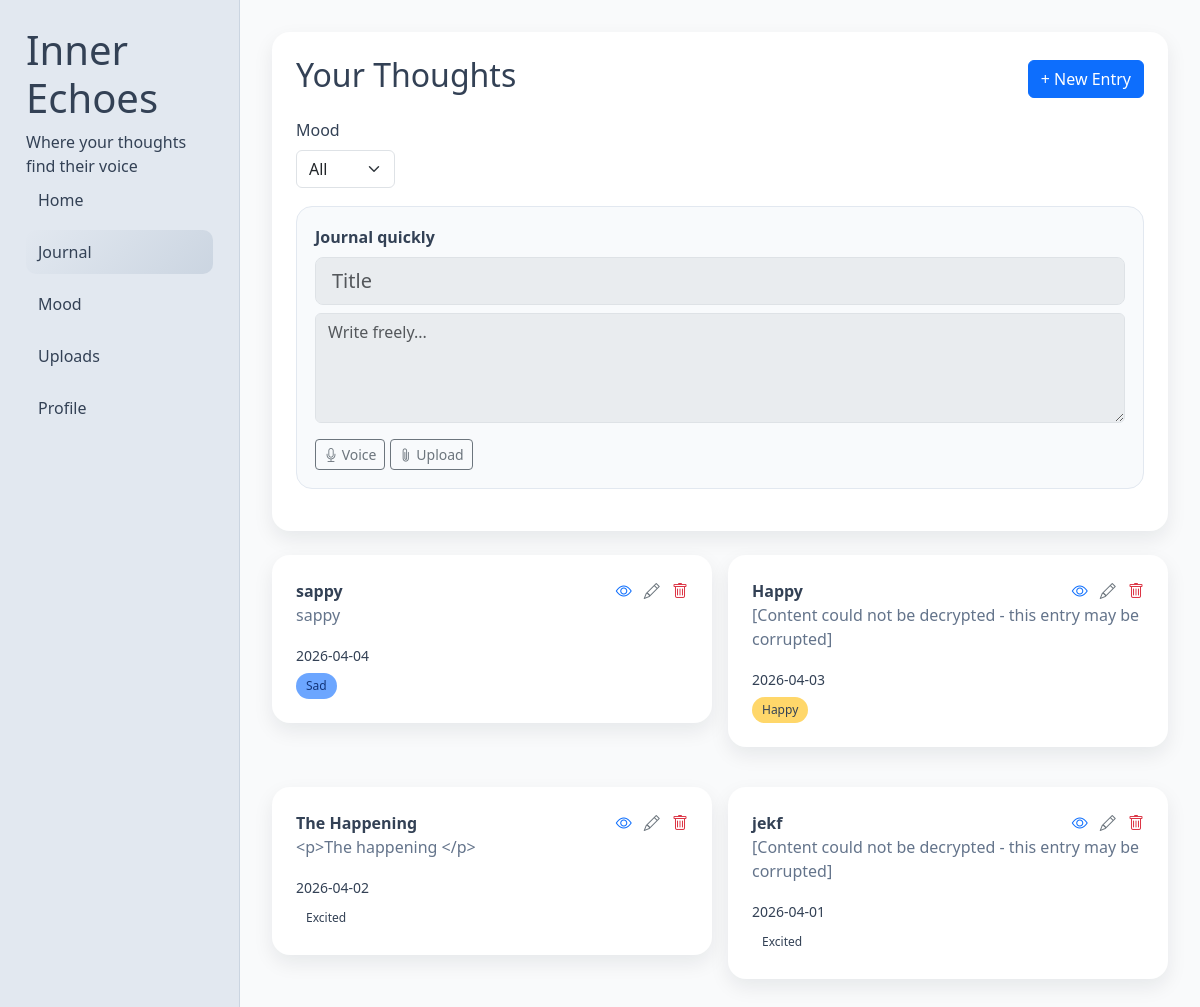
Page /journal (signed in) on the committed database.
### tables this page shows
CREATE TABLE entries (
        id INTEGER PRIMARY KEY AUTOINCREMENT,
        username TEXT,
        title TEXT,
        content TEXT,
        mood TEXT,
        date TEXT,
        file TEXT, tags TEXT,
        FOREIGN KEY (username) REFERENCES users (username)
    );

### app.py (the view)
@app.route('/journal')
def journal():
    if not session.get('logged_in'):
        return redirect('/login')
    username = session.get('username')
    mood_filter = request.args.get('mood', 'all')
    entries = sorted(get_user_entries(username), key=lambda e: e['date'], reverse=True)
    if mood_filter != 'all':
        entries = [e for e in entries if e.get('mood') == mood_filter]
    return render_template('journal.html', entries=entries, current_mood=session.get('mood', 'happy'), mood_filter=mood_filter)

### app.py (called while the page is built)
def decrypt_text(encrypted_text):
    return cipher.decrypt(encrypted_text.encode()).decode()

def get_user_entries(username):
    conn = sqlite3.connect(DB_FILE)
    c = conn.cursor()
    c.execute('SELECT id, title, content, mood, date, file, tags FROM entries WHERE username = ? ORDER BY date DESC', (username,))
    rows = c.fetchall()
    conn.close()
    entries = []
    for row in rows:
        try:
            decrypted_content = decrypt_text(row[2])
        except Exception as e:
            print(f"Decryption failed for entry {row[0]}: {e}")
            decrypted_content = "[Content could not be decrypted - this entry may be corrupted]"
        entries.append({
            'id': row[0],
            'title': row[1],
            'content': decrypted_content,
            'mood': row[3],
            'date': row[4],
            'file': row[5],
            'tags': row[6] or ''
        })
    return entries

### templates/journal.html (shortened to what this page needs)
<!DOCTYPE html>
<html lang="en">
<head>
  <link href="https://cdn.jsdelivr.net/npm/bootstrap@5.3.0/dist/css/bootstrap.min.css" rel="stylesheet" />
  <link href="https://cdn.jsdelivr.net/npm/bootstrap-icons@1.10.0/font/bootstrap-icons.css" rel="stylesheet" />
</head>
<body>
  <div class="app-shell">
    <aside class="app-sidebar">
      <h1>Inner Echoes</h1>
      <div class="tagline">Where your thoughts find their voice</div>
      <a href="/">Home</a>
      <a href="/journal" class="active">Journal</a>
      <a href="/mood">Mood</a>
      <a href="/uploads">Uploads</a>
      <a href="/profile">Profile</a>
    </aside>
    <main class="app-content">
      <div class="section-card">
        <div style="display:flex; justify-content:space-between; align-items:center;">
          <h2>Your Thoughts</h2>
          <a href="/add" class="btn btn-primary">+ New Entry</a>
        </div>
        <form class="mt-3" method="get" action="/journal">
          <div class="row g-2 align-items-center">
            <div class="col-auto">
              <label class="form-label">Mood</label>
              <select class="form-select" name="mood" onchange="this.form.submit()">
                <option value="all" {% if mood_filter == 'all' %}selected{% endif %}>All</option>
              </select>
            </div>
          </div>
        </form>
        <div class="input-card">
          <div class="mb-2"><strong>Journal quickly</strong></div>
          <input class="form-control form-control-lg mb-2" placeholder="Title" disabled>
          <textarea class="form-control" rows="4" placeholder="Write freely..." disabled></textarea>
          <div class="mt-3"><button class="btn btn-sm btn-outline-secondary"><i class="bi bi-mic"></i> Voice</button> <button class="btn btn-sm btn-outline-secondary"><i class="bi bi-paperclip"></i> Upload</button></div>
        </div>
      </div>
      {% if entries %}
        <div class="row g-3">
          {% for entry in entries %}
            <div class="col-md-6">
              <div class="section-card hover-lift">
                <div style="display:flex; justify-content:space-between; align-items:center;">
                  <strong>{{ entry.title }}</strong>
                  <span>
                    <a href="/entry/{{ entry.date }}" class="text-primary me-2" title="View"><i class="bi bi-eye"></i></a>
                    <a href="/edit/{{ entry.id }}" class="text-secondary me-2" title="Edit"><i class="bi bi-pencil"></i></a>
                    <a href="/delete/{{ entry.id }}" class="text-danger" title="Delete" onclick="return confirm('Delete this entry?')"><i class="bi bi-trash"></i></a>
                  </span>
                </div>
                <p style="color:#64748B;">{{ entry.content|truncate(110) }}</p>
                <small>{{ entry.date }}</small>
                <div><span class="mood-pill {{ 'deep' if entry.mood == 'sappy' else entry.mood }}">{{ entry.mood|title }}</span></div>
              </div>
            </div>
          {% endfor %}
        </div>
      {% else %}
        <p>No journal entries yet.</p>
      {% endif %}
    </main>
  </div>
</body>
</html>

### templates/journal.html (style rules this page uses)
body { background: #F9FAFB; color: #334155; min-height: 100vh; }
.app-shell { display: flex; min-height: 100vh; }
.app-sidebar { width: 240px; background: #E2E8F0; border-right: 1px solid #CBD5E1; padding: 26px; position: fixed; top: 0; left: 0; bottom: 0; }
.app-sidebar a { display: block; color: #334155; text-decoration: none; border-radius: 10px; padding: 10px 12px; margin-bottom: 8px; }
.app-sidebar a.active, .app-sidebar a:hover { background: linear-gradient(135deg, #E2E8F0, #CBD5E1); }
.app-content { margin-left: 240px; padding: 32px; width: calc(100% - 240px); max-width: 1200px; margin-right: auto; }
.section-card { background: white; border-radius: 18px; box-shadow: 0 8px 20px rgba(15,23,42,0.08); padding: 24px; margin-bottom: 24px; }
.input-card { background: #f8fafc; border: 1px solid #e2e8f0; border-radius: 16px; padding: 18px; margin: 18px 0; }
.mood-pill { display: inline-block; padding: 4px 10px; border-radius: 999px; font-size: 12px; margin-top: 6px; }
.mood-pill.happy { background: #FFD76A; color: #334155; }
.mood-pill.sad { background: #6CA6FF; color: #12357A; }

### rows in the picture
entries: title "sappy", content "sappy", date "2026-04-04", mood "Sad"
entries: title "Happy", content "[Content could not be decrypted - this entry may be corrupted]", date "2026-04-03", mood "Happy"
entries: title "The Happening", content "<p>The happening </p>", date "2026-04-02", mood "Excited"
entries: title "jekf", content "[Content could not be decrypted - this entry may be corrupted]", date "2026-04-01", mood "Excited"
